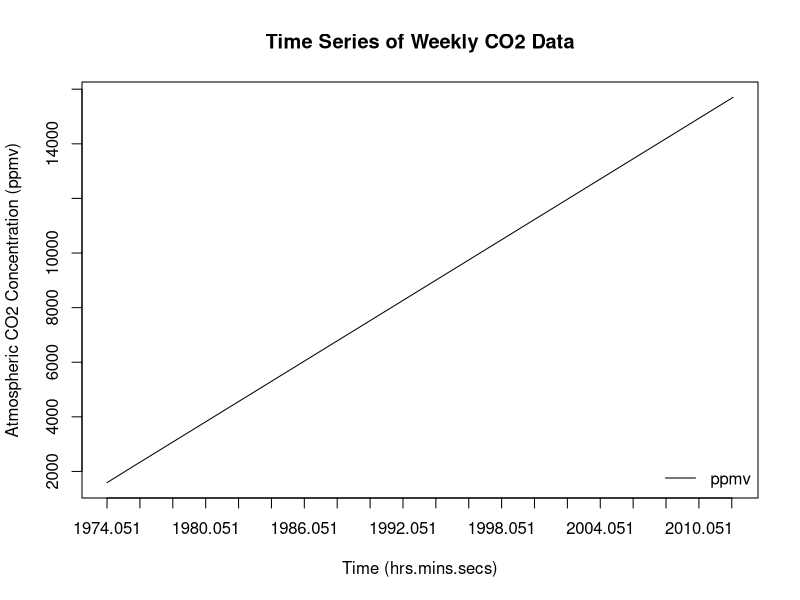
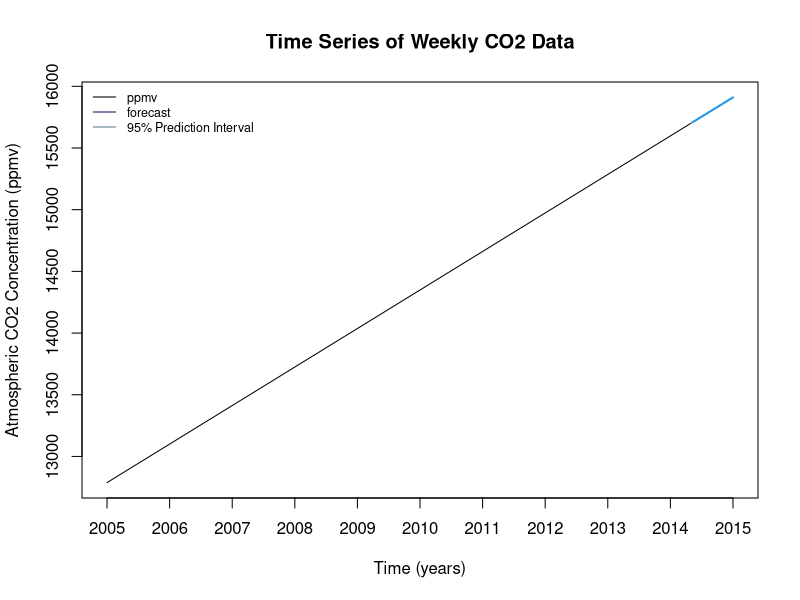

The R script that drew these images, in order: (Note: this script raises an error after producing the figures.)
library(forecast) # for forecast.ARIMA & forecast.plot

co2.weekly.data <- read.csv("co2_weekly_1974_to_2012.csv", header = T)

co2.weekly.data$date <- as.Date(co2.weekly.data$date, "%m/%d/%Y")

year <- substr(co2.weekly.data$date, 1, 4)
month <- substr(co2.weekly.data$date, 6, 7)
day <- substr(co2.weekly.data$date, 9, 10)
date <- paste(year, ".", month, day, sep = "")

start <- as.numeric(date)[1]
finish <- tail(as.numeric(date),1)

time.period <- seq(start, finish, length = length(date))

# Label the x-axis with an appropriate time
time.labels <- seq(start, finish, 2)

plot.ts(co2.weekly.data[,2], type = "l", pch = 19, lty = 1, axes = FALSE,
  xlab = "Time (hrs.mins.secs)", 
  ylab = "Atmospheric CO2 Concentration (ppmv)", 
  main = "Time Series of Weekly CO2 Data")
axis(2); box()
legend("bottomright", "ppmv", bty = "n", col = "black", lty = 1)

par(new = TRUE)

plot(0,0, cex = .01, col = "white", axes = FALSE, ylab = "",
  xlim = c(start, finish),
  xlab = "")
axis(1, at = time.labels)

##############################
## Holt-Winters Method
##############################

t <- dim(co2.weekly.data)[1]
co2.2005 <- co2.weekly.data[1600:t,]
year <- substr(co2.2005$date, 1, 4)
year <- as.numeric(year)

# Calculate holt-winters to forecast 15-periods ahead
hw.co2 <- holt(co2.2005[,2], 
  h = 30, alpha = .2, beta = .2)


plot(hw.co2, axes = FALSE,
  xlab = "Time (years)", 
  ylab = "Atmospheric CO2 Concentration (ppmv)", 
  main = "Time Series of Weekly CO2 Data")

axis(2); box()
legend("topleft", c("ppmv","forecast", "95% Prediction Interval"),
  lwd = 1, cex = .75,col = c("black", "midnightblue",
  "lightskyblue4"), bty = "n")
par(new = TRUE)

plot(0,0, cex = .01, col = "white", axes = FALSE, ylab = "",
  xlim = c(year[1], 2015),
  xlab = "")
axis(1, at = seq(year[1], 2015, 1))

##############################
## Selecting an ARIMA Model
##############################

par(mfrow=c(3,1))
plot.ts(co2.weekly.data$average, 
  xlab = "Time", ylab = "Atmospherical CO2 Concentration (ppmv)", 
  main = "CO2 Weekly Concentration", axes = FALSE)
axis(2); box()
acf(co2.weekly.data $average, 150, main = "")
pacf(co2.weekly.data$average, 150,main = "")

# Calculate first-difference signals
diff1 <- diff(co2.weekly.data$average, differences=1)

# Calculate second-difference signals
diff2 <- diff(co2.weekly.data$average, differences=2)

par(mfrow=c(2,2))
acf(diff1, 150, main = "First-Difference Signal")
pacf(diff1, 150,main = "First-Difference Signal")

# Calculate first-seasonal difference signals
seasonal1 <- diff1[1:52] - diff1[52]

acf(seasonal1, lag.max = 150, main = "First-Seasonal Difference")
pacf(seasonal1, lag.max = 150, main = 'First-Seasonal Difference')

arima <- arima(co2.weekly.data$average, order = c(2, 1, 2),
      seasonal = list(order = c(0, 0, 0), period = 52))

par(mfrow=c(2,1))
acf(arima$res, 150, main = "Model Residuals")
pacf(arima$res, 150,main = "")

dev.off()
forecast = forecast.Arima(arima, h=104) 
 
# plot the forecasts
plot.forecast(forecast,
  ylab = "Atmospherical CO2 Concentration (ppmv)", xlab = "Time")